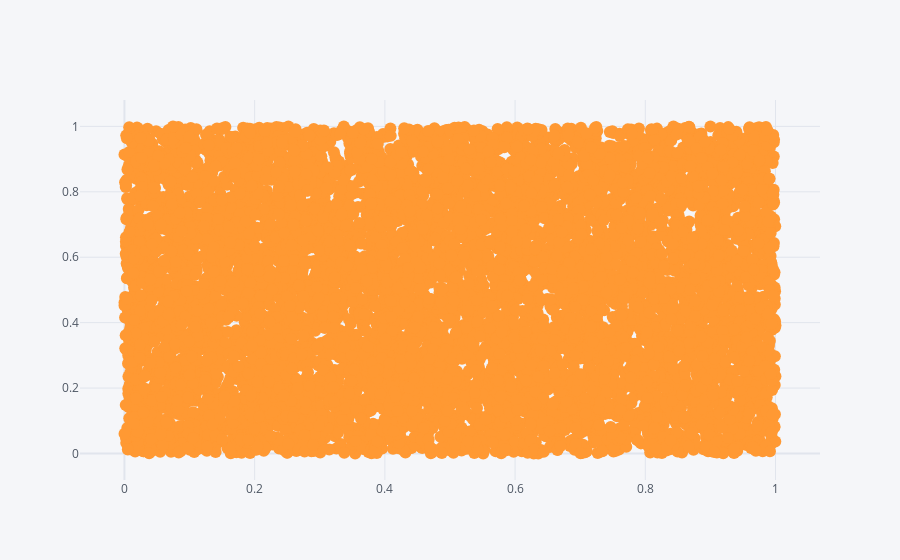

The code cell stored with this chart in its notebook:
### Code cell
df.iplot(x='b',y='c' ,mode='markers')

### Figure 1 — Plotly figure (JSON) as saved in the notebook; plotly's stock layout.template omitted (floating-point values rounded to 4 significant figures; data arrays with more than 128 entries replaced by an {"elided": "..."} marker saying what was removed)
{"data": [{"line": {"color": "rgba(255, 153, 51, 1.0)", "dash": "solid", "shape": "linear", "width": 1.3}, "marker": {"size": 12, "symbol": "circle"}, "mode": "markers", "name": "c", "text": "", "type": "scatter", "x": {"elided": "9000 float values"}, "y": {"elided": "9000 float values"}}], "layout": {"legend": {"bgcolor": "#F5F6F9", "font": {"color": "#4D5663"}}, "paper_bgcolor": "#F5F6F9", "plot_bgcolor": "#F5F6F9", "title": {"font": {"color": "#4D5663"}}, "xaxis": {"gridcolor": "#E1E5ED", "showgrid": true, "tickfont": {"color": "#4D5663"}, "title": {"font": {"color": "#4D5663"}, "text": ""}, "zerolinecolor": "#E1E5ED"}, "yaxis": {"gridcolor": "#E1E5ED", "showgrid": true, "tickfont": {"color": "#4D5663"}, "title": {"font": {"color": "#4D5663"}, "text": ""}, "zerolinecolor": "#E1E5ED"}}}
